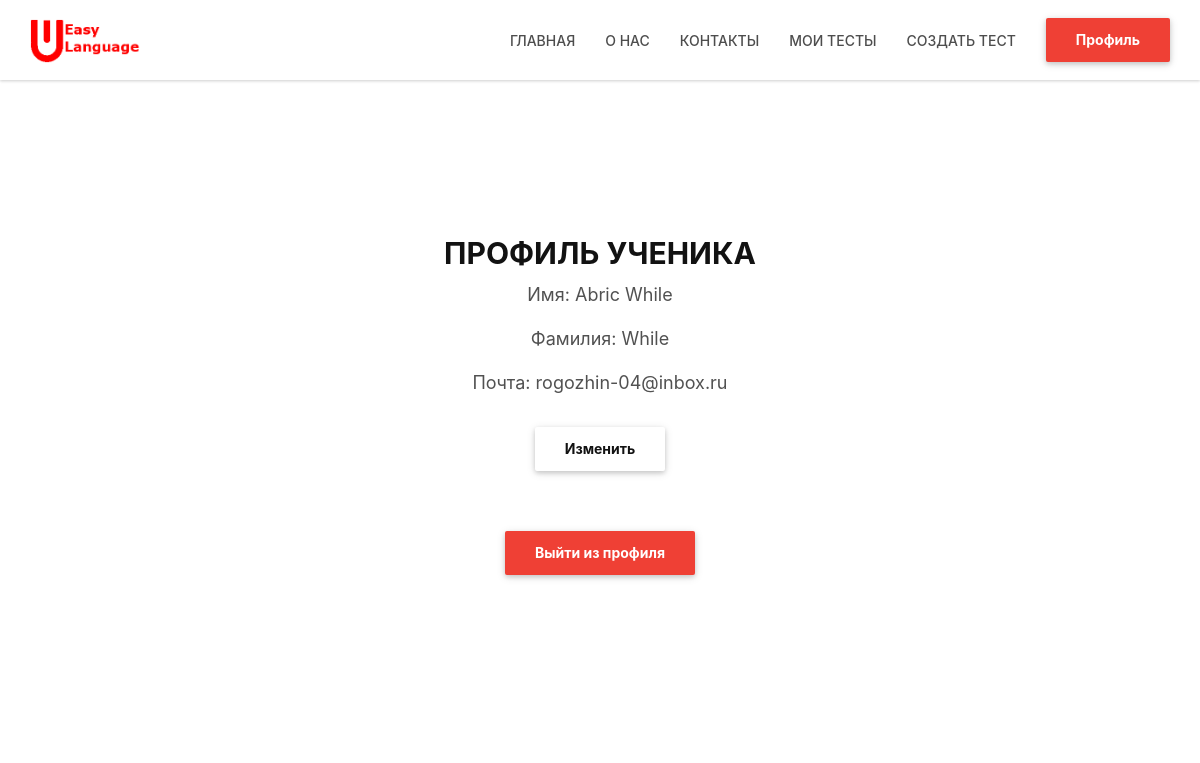
The page /profile (signed in) on the database as committed earlier.
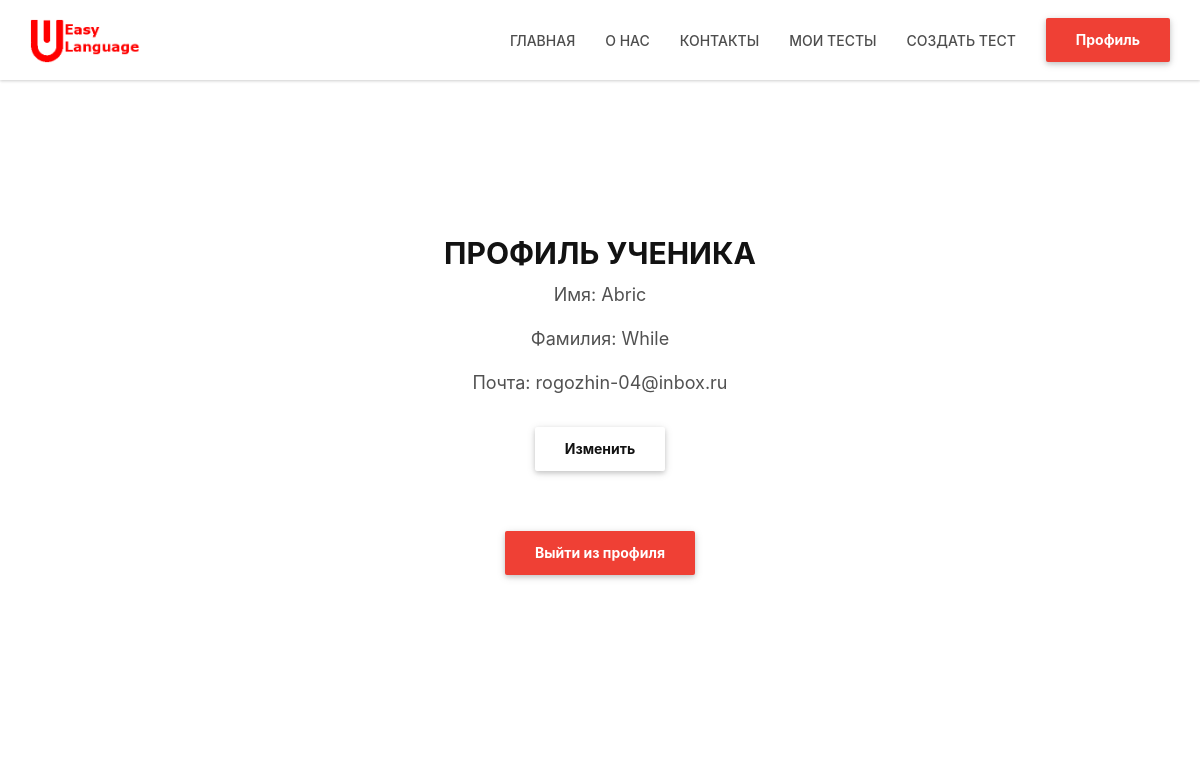
The same page on the database as committed later.
### data/users.py (models this page shows, shortened)
class User(SqlAlchemyBase, UserMixin, SerializerMixin):
    __tablename__ = 'users'
    id = sqlalchemy.Column(sqlalchemy.Integer,
                           primary_key=True, autoincrement=True)
    surname = sqlalchemy.Column(sqlalchemy.String, nullable=True)
    name = sqlalchemy.Column(sqlalchemy.String, nullable=True)
    email = sqlalchemy.Column(sqlalchemy.String,
                              index=True, unique=True, nullable=True)
    hashed_password = sqlalchemy.Column(sqlalchemy.String, nullable=True)
    modified_date = sqlalchemy.Column(sqlalchemy.DateTime,
                                      default=datetime.datetime.now)
    score = sqlalchemy.Column(sqlalchemy.Integer,
                              default=0)
    user_tests = sqlalchemy.Column(sqlalchemy.String, nullable=True, default='{}')
    current_filter = sqlalchemy.Column(sqlalchemy.Integer, default=0)
    passed_test = orm.relation("Test",
                               secondary="association",
                               backref="users")

### main.py (the view)
@application.route("/profile")
def profile():
    if current_user.is_authenticated:
        db_sess = db_session.create_session()
        user = db_sess.query(User).filter(User.id == current_user.get_id()).first()
        return render_template("profile.html", user_data=user)
    else:
        return redirect("/login")

### data/db_session.py (called while the page is built)
def create_session() -> Session:
    global __factory
    return __factory()

### main.py (called while the page is built)
@login_manager.user_loader
def load_user(user_id):
    db_sess = db_session.create_session()
    return db_sess.query(User).get(user_id)

### templates/profile.html (shortened to what this page needs)
{% extends "main_form_design.html" %}
{% block content %}
    <div class="white-section section-lg-padding border-bottom">
        <div class="section-container">
            <div class="container">
                <div class="row">
                    <div class="col-lg-10 col-lg-offset-1 col-md-12 title-block">
                        <div class="title-block-container text-center">
                            {% if user_data.status == "teacher" %}
                                <h2>ПРОФИЛЬ УЧИТЕЛЯ</h2>
                            {% else %}
                                <h2>ПРОФИЛЬ УЧЕНИКА</h2>
                            {% endif %}
                            <p>Имя: {{user_data.name}}</p>
                            <p>Фамилия: {{user_data.surname}}</p>
                            <p>Почта: {{user_data.email}}</p>
                            <div class="title-block-container white-content remove-white-content text-center">
                                <a href="/user_edit" title="Изменить" class="btn btn-lpbuilder-white wave-effect">Изменить</a>
                            </div>
                            <a href="/logout" title="Выйти из профиля" class="btn btn-lpbuilder wave-effect">Выйти из профиля</a>
                        </div>
                    </div>
                </div>
             </div>
        </div>
    </div>
{% endblock %}

Rows that differ between the two databases and show on the page:
changed User "While": name "Abric While" → "Abric"
